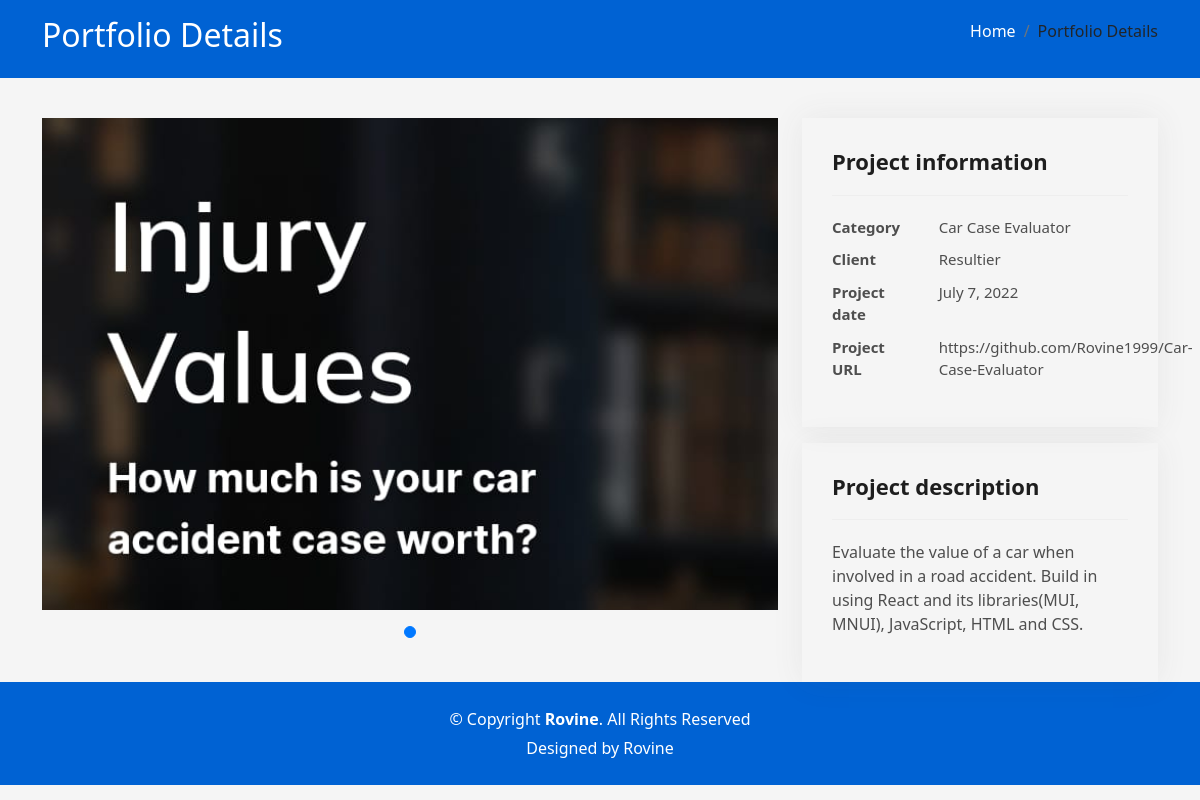
Screenshot of /project/preview/2/ with the database file from the repository.
### resume/models.py (models this page shows)
class Project(models.Model):
    category = models.CharField(max_length=100, blank=True, null=True)
    client = models.CharField(max_length=100, blank=True, null=True)
    project_date = models.DateField()
    project_url = models.CharField(max_length=5000, blank=True, null=True)
    project_description = models.TextField(max_length=5000, blank=True, null=True)
    project_image = models.ImageField(upload_to='project_image/')
    date_created = models.DateTimeField(auto_now_add=True)

### resume/views.py (the view)
# urls.py: path('project/preview/<int:pk>/', projectview, name='projectpreview'),
def projectview(request, pk):
    project = Project.objects.get(id=pk)
    project_images = ProjectImage.objects.filter(project=project)
    context = {
        'project': project,
        'project_images': project_images
    }
    return render(request, template_name='resume/portfolio.html', context=context)

### templates/resume/portfolio.html (shortened to what this page needs)
<!DOCTYPE html>
{% load static %}
<html lang="en">
<head>
  <link href="{% static 'assets/vendor/bootstrap/css/bootstrap.min.css' %}" rel="stylesheet">
  <link href="{% static 'assets/vendor/bootstrap-icons/bootstrap-icons.css' %}" rel="stylesheet">
  <link href="{% static 'assets/vendor/glightbox/css/glightbox.min.css' %}" rel="stylesheet">
  <link href="{% static 'assets/vendor/swiper/swiper-bundle.min.css' %}" rel="stylesheet">
  <link href="{% static 'assets/css/style.css' %}" rel="stylesheet">
</head>
<body>
  <div class="intr intro-singl rout bg-image" style="background-image: url({% static 'assets/img/overlay-bg.jpg' %})">
    <div class="intro-content display-table"  style="background: #0062d3;">
      <div class="">
        <div class="container d-flex justify-content-between py-3 align-items-center">
          <h2 class="intro-title text-white">Portfolio Details</h2>
          <ol class="breadcrumb d-flex justify-content-center text-white">
            <li class="breadcrumb-item">
              <a href="{% url 'home' %}" class="text-white">Home</a>
            </li>
            <li class="breadcrumb-item active text-dark">Portfolio Details</li>
          </ol>
        </div>
      </div>
    </div>
  </div>
  <main id="main">
    <section id="portfolio-details my-3" class="portfolio-details">
      <div class="container">
        <div class="row gy-4">
          <div class="col-lg-8">
            <div class="portfolio-details-slider swiper-container">
              <div class="swiper-wrapper align-items-center">
                <div class="swiper-slide">
                  <img src="/media/{{project.project_image}}" alt="">
                </div>
              </div>
              <div class="swiper-pagination"></div>
            </div>
          </div>
          <div class="col-lg-4">
            <div class="portfolio-info">
              <h3>Project information</h3>
              <ul>
                <li class="">
                  <div class="row">
                    <div class="col-4">
                      <strong>Category</strong>
                    </div>
                    <div class="col-8">
                      {{project.category}}
                    </div>
                  </div>
                </li>
                <li class="">
                  <div class="row">
                    <div class="col-4">
                      <strong>Client</strong>
                    </div>
                    <div class="col-8">
                      {{project.client}}
                    </div>
                  </div>
                </li>
                <li class="">
                  <div class="row">
                    <div class="col-4">
                      <strong>Project date</strong>
                    </div>
                    <div class="col-8">
                      {{project.project_date}}
                    </div>
                  </div>
                </li>
                <li class="">
                  <div class="row">
                    <div class="col-4">
                      <strong>Project URL</strong>
                    </div>
                    <div class="col-8">
                      {{project.project_url}}
                    </div>
                  </div>
                </li>
              </ul>
            </div>
            <div class="portfolio-info mt-3">
              <h3>Project description</h3>
              <p>
                 {{project.project_description}}
              </p>
            </div>
          </div>
        </div>
      </div>
    </section>
  </main>
{% include './../components/footer.html' %}
</body>
</html>

### static/assets/css/style.css (style rules this page uses)
body { background-color: #f5f5f5; color: #4e4e4e; }
h1, h2, h3, h4, h5, h6 { color: #1e1e1e; }
a { color: #1e1e1e; text-decoration: none; transition: all 0.5s ease-in-out; }
.bg-image { background-repeat: no-repeat; background-attachment: fixed; background-size: cover; background-position: center center; }
.display-table { width: 100%; height: 100%; display: table; }
.portfolio-details { padding-top: 40px; }
.portfolio-details .portfolio-details-slider img { width: 100%; }
.portfolio-details .portfolio-details-slider .swiper-pagination { margin-top: 20px; position: relative; }
.portfolio-details .portfolio-info { padding: 30px; box-shadow: 0px 0 30px rgba(78, 78, 78, 0.08); }
.portfolio-details .portfolio-info h3 { font-size: 22px; font-weight: 700; margin-bottom: 20px; padding-bottom: 20px; border-bottom: 1px solid #eee; }
.portfolio-details .portfolio-info ul { list-style: none; padding: 0; font-size: 15px; }
.portfolio-details .portfolio-info ul li + li { margin-top: 10px; }
.swiper-pagination { margin-top: 20px; position: relative; }

### rows the page displays
Project: project_image (picture), category "Car Case Evaluator", client "Resultier", project_date "July 7, 2022", project_url "https://github.com/Rovine1999/Car-Case-Evaluator", project_description "Evaluate the value of a car when involved in a road accident. Build in using React and its libraries(MUI, MNUI), JavaScript, HTML and CSS."
